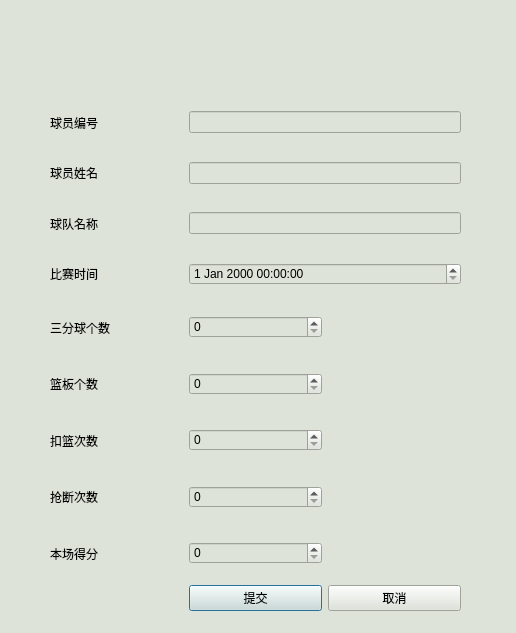
<?xml version="1.0" encoding="UTF-8"?>
<ui version="4.0">
 <class>SessionMessageDialog</class>
 <widget class="QDialog" name="SessionMessageDialog">
  <property name="geometry">
   <rect>
    <x>0</x>
    <y>0</y>
    <width>516</width>
    <height>633</height>
   </rect>
  </property>
  <property name="windowTitle">
   <string>Dialog</string>
  </property>
  <property name="styleSheet">
   <string notr="true">background-color:rgb(221, 227, 216)</string>
  </property>
  <widget class="QWidget" name="layoutWidget">
   <property name="geometry">
    <rect>
     <x>50</x>
     <y>100</y>
     <width>411</width>
     <height>511</height>
    </rect>
   </property>
   <layout class="QGridLayout" name="SessionMessageDailogGridLayout">
    <item row="12" column="0" rowspan="2">
     <widget class="QLabel" name="dunkCountLabel">
      <property name="text">
       <string>扣篮次数</string>
      </property>
     </widget>
    </item>
    <item row="12" column="1" rowspan="2">
     <widget class="QSpinBox" name="dunkCountSpinBox"/>
    </item>
    <item row="16" column="0" rowspan="2">
     <widget class="QLabel" name="scoreLabel">
      <property name="text">
       <string>本场得分</string>
      </property>
     </widget>
    </item>
    <item row="14" column="1" rowspan="2">
     <widget class="QSpinBox" name="brokenCountSpinBox"/>
    </item>
    <item row="16" column="1" rowspan="2">
     <widget class="QSpinBox" name="scoreSpinBox"/>
    </item>
    <item row="10" column="0" rowspan="2">
     <widget class="QLabel" name="reboundCountLabel">
      <property name="text">
       <string>篮板个数</string>
      </property>
     </widget>
    </item>
    <item row="8" column="1" rowspan="2">
     <widget class="QSpinBox" name="threeCountSpinBox"/>
    </item>
    <item row="6" column="0" rowspan="2">
     <widget class="QLabel" name="sessionTimeLabel">
      <property name="text">
       <string>比赛时间</string>
      </property>
     </widget>
    </item>
    <item row="10" column="1" rowspan="2">
     <widget class="QSpinBox" name="reboundCountSpinBox"/>
    </item>
    <item row="0" column="0" rowspan="2">
     <widget class="QLabel" name="playerNumLabel">
      <property name="text">
       <string>球员编号</string>
      </property>
     </widget>
    </item>
    <item row="14" column="0" rowspan="2">
     <widget class="QLabel" name="brokenCountLabel">
      <property name="text">
       <string>抢断次数</string>
      </property>
     </widget>
    </item>
    <item row="4" column="0" rowspan="2">
     <widget class="QLabel" name="TeamLabel">
      <property name="text">
       <string>球队名称</string>
      </property>
     </widget>
    </item>
    <item row="6" column="1" rowspan="2" colspan="2">
     <widget class="QDateTimeEdit" name="sessionDateTimeEdit"/>
    </item>
    <item row="2" column="1" rowspan="2" colspan="2">
     <widget class="QLineEdit" name="playerNameLineEdit"/>
    </item>
    <item row="0" column="1" rowspan="2" colspan="2">
     <widget class="QLineEdit" name="playerNumLineEdit"/>
    </item>
    <item row="2" column="0" rowspan="2">
     <widget class="QLabel" name="playerNameLabel">
      <property name="text">
       <string>球员姓名</string>
      </property>
     </widget>
    </item>
    <item row="8" column="0" rowspan="2">
     <widget class="QLabel" name="threeCountLabel">
      <property name="text">
       <string>三分球个数</string>
      </property>
     </widget>
    </item>
    <item row="4" column="1" rowspan="2" colspan="2">
     <widget class="QLineEdit" name="teamLineEdit"/>
    </item>
    <item row="18" column="1">
     <widget class="QPushButton" name="submitPushButton">
      <property name="text">
       <string>提交</string>
      </property>
     </widget>
    </item>
    <item row="18" column="2">
     <widget class="QPushButton" name="cancelPushButton">
      <property name="text">
       <string>取消</string>
      </property>
     </widget>
    </item>
   </layout>
  </widget>
 </widget>
 <resources/>
 <connections/>
</ui>
